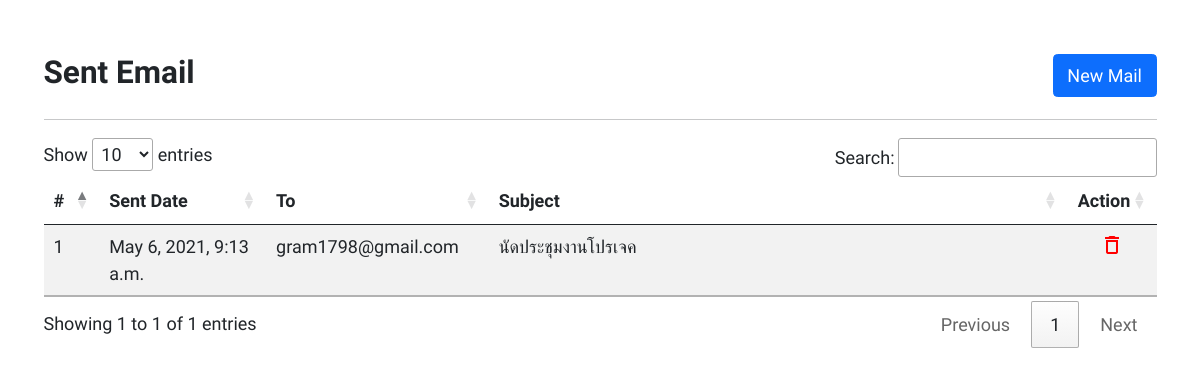
Page /email/ on the earlier database version.
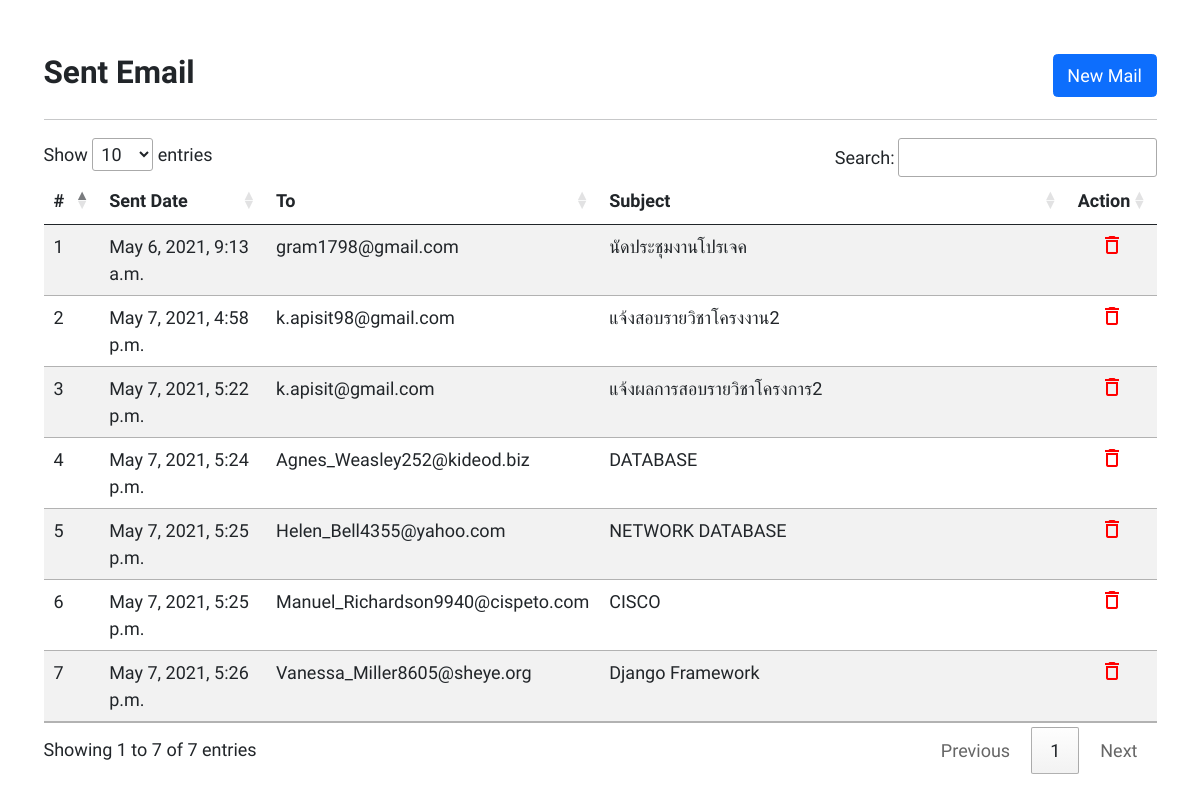
Same page on the later database version.
### app/models.py (models this page shows)
class Email(models.Model):
    email_address = models.EmailField(null=False)
    subject = models.CharField(max_length=50, null=False)
    detail = models.TextField(null=False)
    create_date = models.DateTimeField(auto_now_add=True)

### app/views.py (the view, shortened to what this page needs)
# urls.py: path('email/', emailReply, name='emailView'),
def emailReply(request):
    context = {'emails': Email.objects.all()}
    return render(request, 'email_reply.html', context)

### app/Templates/email_reply.html (shortened to what this page needs)
{% extends "layout.html" %}
{% block content %}
    <div class="container mt-5">
        <div class="row">
            <div class="col"><h3><b>Sent Email</b></h3></div>
            <div class="col text-end">
                <button type="button" class="btn btn-primary" data-bs-toggle="modal" data-bs-target="#exampleModal">New Mail</button>
            </div>
        </div>
        <hr>
        <form method="POST">
            {% csrf_token %}
            <table class="table table-striped" id="myTable">
                <thead>
                    <tr>
                        <th scope="col" style="width:5%">#</th>
                        <th scope="col" style="width:15%">Sent Date</th>
                        <th scope="col" style="width:20%">To</th>
                        <th scope="col" style="width:auto;">Subject</th>
                        <th scope="col" style="width:8%; text-align: center;">Action</th>
                    </tr>
                </thead>
                <tbody>
                    {% for email in emails %}
                        <tr data-bs-toggle="modal" data-bs-target="#emailModalSetting{{forloop.counter}}" class="table-tr">
                            <td>{{forloop.counter}}</td>
                            <td>{{email.create_date}}</td>
                            <td>{{email.email_address}}</td>
                            <td>{{email.subject}}</td>
                            <td style="text-align: center;">
                                <a href="{% url 'emailDelete' email.id %}"><span class="material-icons" style="color:red;">delete_outline</span></a>
                            </td>
                        </tr>
                    {% endfor %}
                </tbody>
            </table>
        </form>
    </div>
{% endblock %}

### app/Templates/layout.html (shortened to what this page needs)
<!DOCTYPE html>
<html lang="en">
<head>
    <link rel="stylesheet" href="https://cdn.jsdelivr.net/npm/bootstrap-icons@1.4.1/font/bootstrap-icons.css">
    <link href="https://cdn.jsdelivr.net/npm/bootstrap@5.0.0-beta3/dist/css/bootstrap.min.css" rel="stylesheet">
    <link rel="stylesheet" href="https://cdn.datatables.net/1.10.24/css/jquery.dataTables.min.css">
</head>
<body>
{% block content %} {% endblock %}
</body>
</html>

### app/Templates/layout.html (style rules this page uses)
body, html { font-family: 'Kanit', sans-serif; font-size: 18px; height: 100%; }

Differences in the rows shown:
added Email: create_date "May 7, 2021, 4:58 p.m.", email_address "k.apisit98@gmail.com", subject "แจ้งสอบรายวิชาโครงงาน2"
added Email: create_date "May 7, 2021, 5:22 p.m.", email_address "k.apisit@gmail.com", subject "แจ้งผลการสอบรายวิชาโครงการ2"
added Email: create_date "May 7, 2021, 5:24 p.m.", email_address "Agnes_Weasley252@kideod.biz", subject "DATABASE"
added Email: create_date "May 7, 2021, 5:25 p.m.", email_address "Helen_Bell4355@yahoo.com", subject "NETWORK DATABASE"
added Email: create_date "May 7, 2021, 5:25 p.m.", email_address "Manuel_Richardson9940@cispeto.com", subject "CISCO"
added Email: create_date "May 7, 2021, 5:26 p.m.", email_address "Vanessa_Miller8605@sheye.org", subject "Django Framework"
Other differences:
text written by a page script: "Show entries Search: Showing 1 to 1 of 1 entries Previous 1 Next" → "Show entries Search: Showing 1 to 7 of 7 entries Previous 1 Next"
